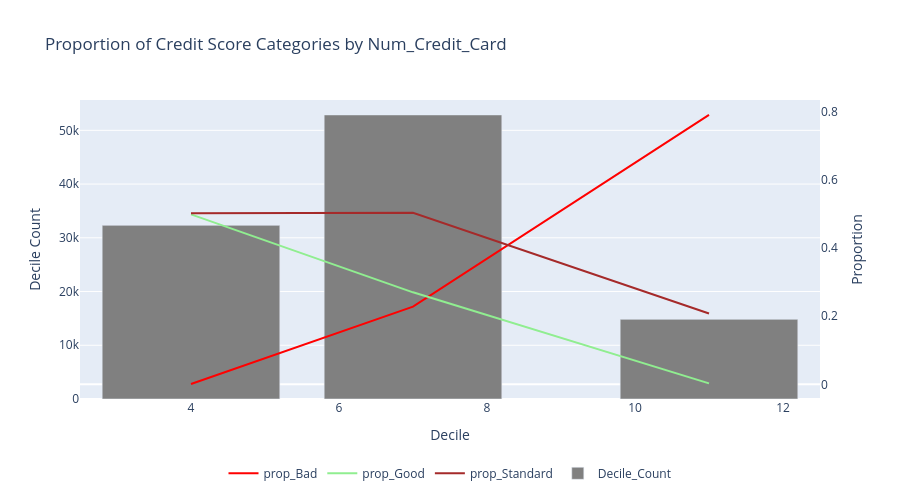

The cell this chart's notebook holds for it:
### Code cell
chart_types = {
    "prop_Good":"line",
    "prop_Standard":"line",
    "prop_Bad": "line",  
    "Decile_Count": "bar"    
}

fig = plot_interactive_chart(
    df=grouped_deciles_summary,  
    y_columns=["prop_Bad", "prop_Good", "prop_Standard", "Decile_Count"],  
    x_column="Decile_Max",  
    chart_types=chart_types, 
    title=f"Proportion of Credit Score Categories by {continuous_variable}",
    x_title="Decile",
    y_title="Decile Count",  
    y2_title="Proportion",   
    secondary_y=["prop_Bad", "prop_Good", "prop_Standard"],  
    width=900,
    height=500,
    custom_colors={"prop_Bad": "red", "prop_Good":"lightgreen",
    "prop_Standard":"brown", "Decile_Count": "gray"}  
)

fig.show()

### Figure 1 — Plotly figure (JSON) as saved in the notebook; plotly's stock layout.template omitted (floating-point values rounded to 4 significant figures)
{"data": [{"line": {"color": "red"}, "mode": "lines", "name": "prop_Bad", "type": "scatter", "x": [4, 7, 11], "y": [0.0008974, 0.2277, 0.7893], "yaxis": "y2"}, {"line": {"color": "lightgreen"}, "mode": "lines", "name": "prop_Good", "type": "scatter", "x": [4, 7, 11], "y": [0.4979, 0.2696, 0.002901], "yaxis": "y2"}, {"line": {"color": "brown"}, "mode": "lines", "name": "prop_Standard", "type": "scatter", "x": [4, 7, 11], "y": [0.5012, 0.5026, 0.2078], "yaxis": "y2"}, {"marker": {"color": "gray"}, "name": "Decile_Count", "type": "bar", "x": [4, 7, 11], "y": [32315, 52862, 14823], "yaxis": "y"}], "layout": {"height": 500, "legend": {"orientation": "h", "x": 0.5, "xanchor": "center", "y": -0.2, "yanchor": "top"}, "title": {"text": "Proportion of Credit Score Categories by Num_Credit_Card"}, "width": 900, "xaxis": {"title": {"text": "Decile"}}, "yaxis": {"title": {"text": "Decile Count"}}, "yaxis2": {"overlaying": "y", "showgrid": false, "side": "right", "title": {"text": "Proportion"}}}}
